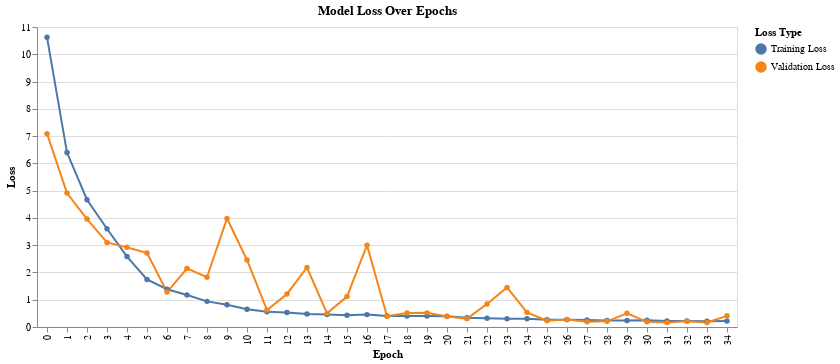

Notebook cell for this chart:
### Code cell
data = pd.DataFrame({
    'Epoch': list(range(len(history2.history['loss']))),
    'Training Loss': history2.history['loss'],
    'Validation Loss': history2.history['val_loss']
})
data_melted = data.melt(id_vars='Epoch', var_name='Loss Type', value_name='Loss')
chart = alt.Chart(data_melted).mark_line(point=True).encode(
    x='Epoch:O',
    y='Loss:Q',
    color='Loss Type:N',
    tooltip=['Epoch', 'Loss Type', 'Loss']
).properties(
    title='Model Loss Over Epochs'
)
chart.display()

### Figure 1 — Vega-Lite specification as saved in the notebook (floating-point values rounded to 4 significant figures)
{"config": {"view": {"continuousWidth": 400, "continuousHeight": 300}}, "data": {"name": "data-a6a52a84649d042b764ce46595981326"}, "mark": {"type": "line", "point": true}, "encoding": {"color": {"field": "Loss Type", "type": "nominal"}, "tooltip": [{"field": "Epoch", "type": "quantitative"}, {"field": "Loss Type", "type": "nominal"}, {"field": "Loss", "type": "quantitative"}], "x": {"field": "Epoch", "type": "ordinal"}, "y": {"field": "Loss", "type": "quantitative"}}, "title": "Model Loss Over Epochs", "$schema": "https://vega.github.io/schema/vega-lite/v4.17.0.json", "datasets": {"data-a6a52a84649d042b764ce46595981326": [{"Epoch": 0, "Loss Type": "Training Loss", "Loss": 10.63}, {"Epoch": 1, "Loss Type": "Training Loss", "Loss": 6.395}, {"Epoch": 2, "Loss Type": "Training Loss", "Loss": 4.667}, {"Epoch": 3, "Loss Type": "Training Loss", "Loss": 3.603}, {"Epoch": 4, "Loss Type": "Training Loss", "Loss": 2.582}, {"Epoch": 5, "Loss Type": "Training Loss", "Loss": 1.745}, {"Epoch": 6, "Loss Type": "Training Loss", "Loss": 1.384}, {"Epoch": 7, "Loss Type": "Training Loss", "Loss": 1.172}, {"Epoch": 8, "Loss Type": "Training Loss", "Loss": 0.9396}, {"Epoch": 9, "Loss Type": "Training Loss", "Loss": 0.8158}, {"Epoch": 10, "Loss Type": "Training Loss", "Loss": 0.6486}, {"Epoch": 11, "Loss Type": "Training Loss", "Loss": 0.5607}, {"Epoch": 12, "Loss Type": "Training Loss", "Loss": 0.53}, {"Epoch": 13, "Loss Type": "Training Loss", "Loss": 0.476}, {"Epoch": 14, "Loss Type": "Training Loss", "Loss": 0.4613}, {"Epoch": 15, "Loss Type": "Training Loss", "Loss": 0.4321}, {"Epoch": 16, "Loss Type": "Training Loss", "Loss": 0.454}, {"Epoch": 17, "Loss Type": "Training Loss", "Loss": 0.403}, {"Epoch": 18, "Loss Type": "Training Loss", "Loss": 0.3991}, {"Epoch": 19, "Loss Type": "Training Loss", "Loss": 0.4039}, {"Epoch": 20, "Loss Type": "Training Loss", "Loss": 0.398}, {"Epoch": 21, "Loss Type": "Training Loss", "Loss": 0.3421}, {"Epoch": 22, "Loss Type": "Training Loss", "Loss": 0.3173}, {"Epoch": 23, "Loss Type": "Training Loss", "Loss": 0.3052}, {"Epoch": 24, "Loss Type": "Training Loss", "Loss": 0.2988}, {"Epoch": 25, "Loss Type": "Training Loss", "Loss": 0.2676}, {"Epoch": 26, "Loss Type": "Training Loss", "Loss": 0.2701}, {"Epoch": 27, "Loss Type": "Training Loss", "Loss": 0.2601}, {"Epoch": 28, "Loss Type": "Training Loss", "Loss": 0.2382}, {"Epoch": 29, "Loss Type": "Training Loss", "Loss": 0.2398}, {"Epoch": 30, "Loss Type": "Training Loss", "Loss": 0.2437}, {"Epoch": 31, "Loss Type": "Training Loss", "Loss": 0.2192}, {"Epoch": 32, "Loss Type": "Training Loss", "Loss": 0.2176}, {"Epoch": 33, "Loss Type": "Training Loss", "Loss": 0.2139}, {"Epoch": 34, "Loss Type": "Training Loss", "Loss": 0.2189}, {"Epoch": 0, "Loss Type": "Validation Loss", "Loss": 7.088}, {"Epoch": 1, "Loss Type": "Validation Loss", "Loss": 4.912}, {"Epoch": 2, "Loss Type": "Validation Loss", "Loss": 3.957}, {"Epoch": 3, "Loss Type": "Validation Loss", "Loss": 3.101}, {"Epoch": 4, "Loss Type": "Validation Loss", "Loss": 2.92}, {"Epoch": 5, "Loss Type": "Validation Loss", "Loss": 2.716}, {"Epoch": 6, "Loss Type": "Validation Loss", "Loss": 1.281}, {"Epoch": 7, "Loss Type": "Validation Loss", "Loss": 2.142}, {"Epoch": 8, "Loss Type": "Validation Loss", "Loss": 1.824}, {"Epoch": 9, "Loss Type": "Validation Loss", "Loss": 3.98}, {"Epoch": 10, "Loss Type": "Validation Loss", "Loss": 2.459}, {"Epoch": 11, "Loss Type": "Validation Loss", "Loss": 0.6231}, {"Epoch": 12, "Loss Type": "Validation Loss", "Loss": 1.212}, {"Epoch": 13, "Loss Type": "Validation Loss", "Loss": 2.181}, {"Epoch": 14, "Loss Type": "Validation Loss", "Loss": 0.4999}, {"Epoch": 15, "Loss Type": "Validation Loss", "Loss": 1.116}, {"Epoch": 16, "Loss Type": "Validation Loss", "Loss": 3.002}, {"Epoch": 17, "Loss Type": "Validation Loss", "Loss": 0.398}, {"Epoch": 18, "Loss Type": "Validation Loss", "Loss": 0.512}, {"Epoch": 19, "Loss Type": "Validation Loss", "Loss": 0.518}, {"Epoch": 20, "Loss Type": "Validation Loss", "Loss": 0.3884}, {"Epoch": 21, "Loss Type": "Validation Loss", "Loss": 0.3068}, {"Epoch": 22, "Loss Type": "Validation Loss", "Loss": 0.8448}, {"Epoch": 23, "Loss Type": "Validation Loss", "Loss": 1.452}, {"Epoch": 24, "Loss Type": "Validation Loss", "Loss": 0.5366}, {"Epoch": 25, "Loss Type": "Validation Loss", "Loss": 0.2326}, {"Epoch": 26, "Loss Type": "Validation Loss", "Loss": 0.2728}, {"Epoch": 27, "Loss Type": "Validation Loss", "Loss": 0.1886}, {"Epoch": 28, "Loss Type": "Validation Loss", "Loss": 0.2082}, {"Epoch": 29, "Loss Type": "Validation Loss", "Loss": 0.503}, {"Epoch": 30, "Loss Type": "Validation Loss", "Loss": 0.1897}, {"Epoch": 31, "Loss Type": "Validation Loss", "Loss": 0.1687}, {"Epoch": 32, "Loss Type": "Validation Loss", "Loss": 0.2081}, {"Epoch": 33, "Loss Type": "Validation Loss", "Loss": 0.1689}, {"Epoch": 34, "Loss Type": "Validation Loss", "Loss": 0.4089}]}}
